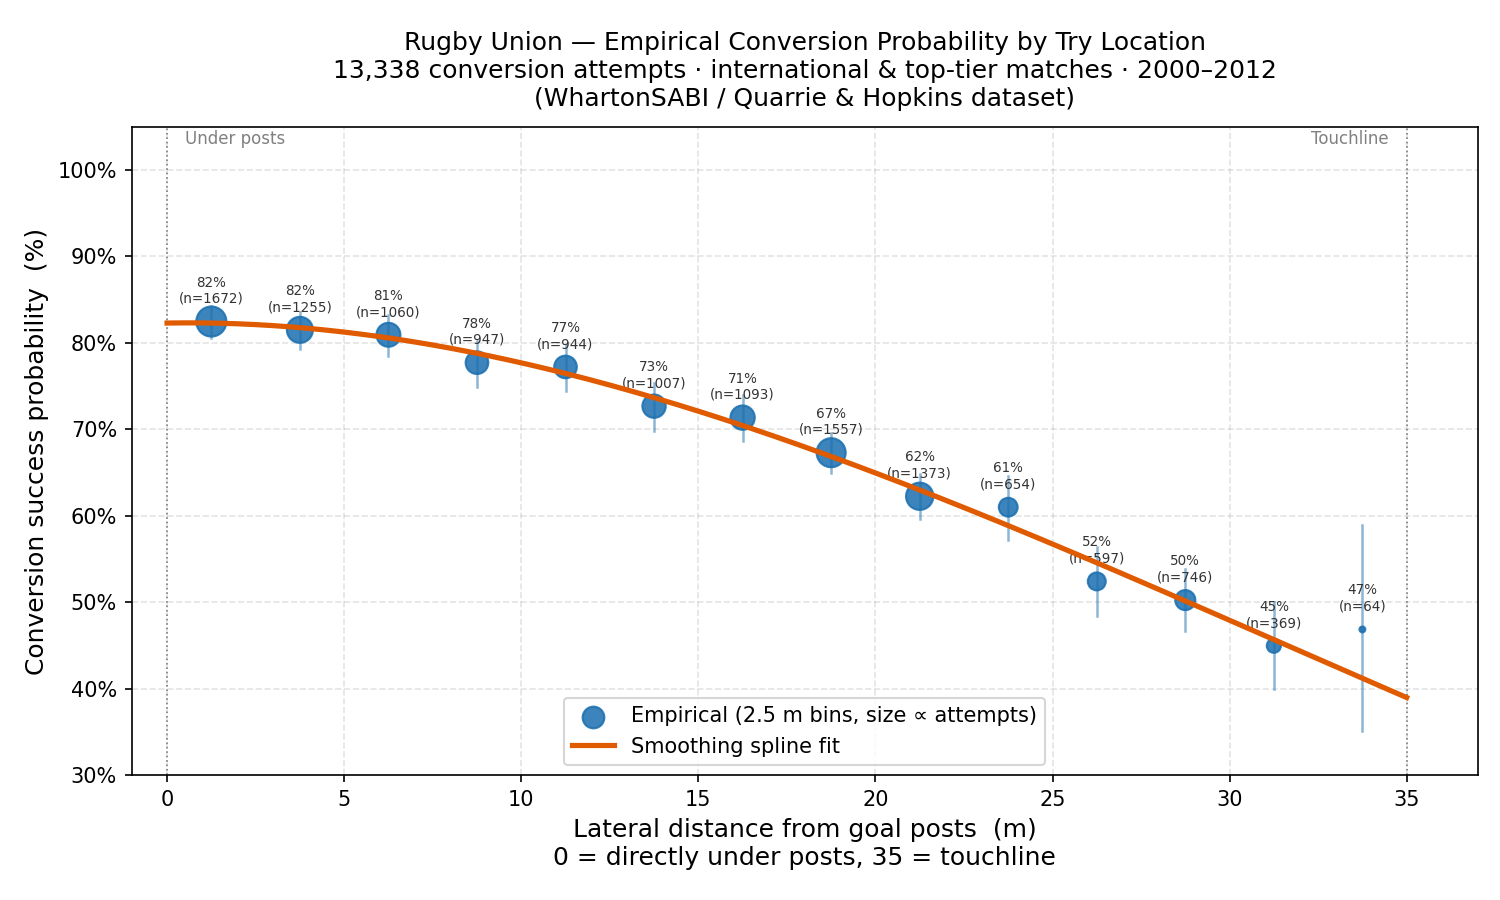

Write the Python code that produced this figure.
"""
Rugby conversion probability vs. lateral distance from goal posts.

Data
----
goal_kicking_data.csv — 24,682 goal-kick events from WhartonSABI/rugby-ep
(sourced from Quarrie & Hopkins data, covering international / top-tier matches
2000-2012).  Encoding: Type=2 → conversion attempt; Quality=1 → made,
Quality=2 → missed.  X1 Metres is the lateral position of the kick (0–70 m
across the pitch width, posts at X=35 m).

Each record reflects the kicker's own choice of how far back to stand, so the
empirical success rate already embeds the optimal-distance strategy.

Aggregation: 2.5 m bins on lateral offset |X1 - 35|, weighted by bin count.
A GAM-style smoothing spline is fit through the bin midpoints.
"""

import matplotlib
matplotlib.use("Agg")

import numpy as np
import pandas as pd
import matplotlib.pyplot as plt
from scipy.interpolate import UnivariateSpline

# ---------------------------------------------------------------------------
# Load & aggregate
# ---------------------------------------------------------------------------
df   = pd.read_csv("goal_kicking_data.csv")
conv = df[df["Type"] == 2].copy()
conv["lateral_m"] = (conv["X1 Metres"] - 35).abs()

bins = np.arange(0, 37.5, 2.5)
conv["bin"] = pd.cut(conv["lateral_m"], bins=bins, include_lowest=True)

agg = (
    conv.groupby("bin", observed=True)
        .agg(attempts=("Quality", "count"), made=("Quality", lambda x: (x == 1).sum()))
)
agg["prob"]    = agg["made"] / agg["attempts"]
agg["bin_mid"] = [i.mid for i in agg.index]

bin_mid = agg["bin_mid"].values
bin_p   = agg["prob"].values
n       = agg["attempts"].values        # use attempt counts as weights

# ---------------------------------------------------------------------------
# Fit a weighted smoothing spline (s controls smoothness)
# ---------------------------------------------------------------------------
spl    = UnivariateSpline(bin_mid, bin_p, w=np.sqrt(n), k=3, s=len(bin_mid))
x_fine = np.linspace(0, 35, 500)
y_fit  = np.clip(spl(x_fine), 0, 1)

# ---------------------------------------------------------------------------
# Plot
# ---------------------------------------------------------------------------
fig, ax = plt.subplots(figsize=(10, 6))

# Raw empirical bars (with 95% Wilson CI)
z = 1.96
for xm, p, ni in zip(bin_mid, bin_p, n):
    lo = (p + z**2/(2*ni) - z * np.sqrt(p*(1-p)/ni + z**2/(4*ni**2))) / (1 + z**2/ni)
    hi = (p + z**2/(2*ni) + z * np.sqrt(p*(1-p)/ni + z**2/(4*ni**2))) / (1 + z**2/ni)
    ax.plot([xm, xm], [lo*100, hi*100], color="#1a6faf", lw=1.2, alpha=0.5)

ax.scatter(bin_mid, bin_p * 100, s=n / 8, color="#1a6faf", zorder=5,
           label="Empirical (2.5 m bins, size ∝ attempts)", alpha=0.85)
ax.plot(x_fine, y_fit * 100, color="#e05a00", lw=2.5, zorder=6,
        label="Smoothing spline fit")

# Annotate each bin
for xm, p, ni in zip(bin_mid, bin_p, n):
    ax.annotate(f"{p*100:.0f}%\n(n={ni})",
                xy=(xm, p*100), xytext=(0, 9), textcoords="offset points",
                fontsize=6.5, ha="center", color="#333333")

ax.set_xlabel("Lateral distance from goal posts  (m)\n0 = directly under posts, 35 = touchline",
              fontsize=12)
ax.set_ylabel("Conversion success probability  (%)", fontsize=12)
ax.set_title(
    "Rugby Union — Empirical Conversion Probability by Try Location\n"
    "13,338 conversion attempts · international & top-tier matches · 2000–2012"
    "\n(WhartonSABI / Quarrie & Hopkins dataset)",
    fontsize=12, pad=10
)

ax.set_xlim(-1, 37)
ax.set_ylim(30, 105)
ax.yaxis.set_major_formatter(plt.FuncFormatter(lambda v, _: f"{v:.0f}%"))
ax.xaxis.set_major_locator(plt.MultipleLocator(5))
ax.grid(axis="both", linestyle="--", alpha=0.35)
ax.legend(fontsize=10)

for xv, label in [(0, "Under posts"), (35, "Touchline")]:
    ax.axvline(xv, color="gray", lw=0.8, ls=":")
    ax.text(xv + (0.5 if xv == 0 else -0.5), 103, label,
            ha="left" if xv == 0 else "right", fontsize=8, color="gray")

fig.tight_layout()
out = "conversion_probability.png"
fig.savefig(out, dpi=150)
print(f"Saved → {out}")
